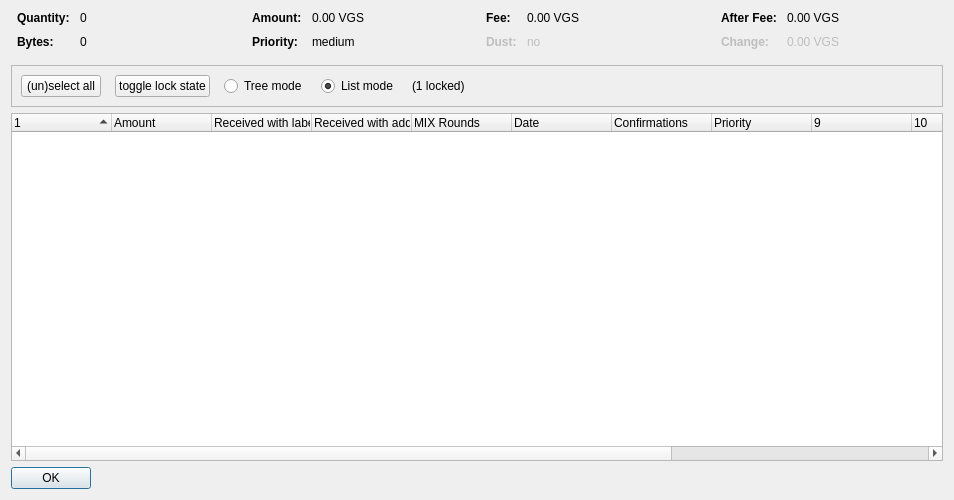
<?xml version="1.0" encoding="UTF-8"?>
<ui version="4.0">
 <class>CoinControlDialog</class>
 <widget class="QDialog" name="CoinControlDialog">
  <property name="geometry">
   <rect>
    <x>0</x>
    <y>0</y>
    <width>954</width>
    <height>500</height>
   </rect>
  </property>
  <property name="windowTitle">
   <string>Coin Selection</string>
  </property>
  <layout class="QVBoxLayout" name="verticalLayout">
   <item>
    <layout class="QHBoxLayout" name="horizontalLayoutTop" stretch="0,0,0,0">
     <property name="topMargin">
      <number>0</number>
     </property>
     <property name="bottomMargin">
      <number>10</number>
     </property>
     <item>
      <layout class="QFormLayout" name="formLayoutCoinControl1">
       <property name="horizontalSpacing">
        <number>10</number>
       </property>
       <property name="verticalSpacing">
        <number>10</number>
       </property>
       <property name="leftMargin">
        <number>6</number>
       </property>
       <property name="rightMargin">
        <number>6</number>
       </property>
       <item row="0" column="0">
        <widget class="QLabel" name="labelCoinControlQuantityText">
         <property name="font">
          <font>
           <weight>75</weight>
           <bold>true</bold>
          </font>
         </property>
         <property name="text">
          <string>Quantity:</string>
         </property>
        </widget>
       </item>
       <item row="0" column="1">
        <widget class="QLabel" name="labelCoinControlQuantity">
         <property name="cursor">
          <cursorShape>IBeamCursor</cursorShape>
         </property>
         <property name="contextMenuPolicy">
          <enum>Qt::ActionsContextMenu</enum>
         </property>
         <property name="text">
          <string notr="true">0</string>
         </property>
         <property name="textInteractionFlags">
          <set>Qt::LinksAccessibleByMouse|Qt::TextSelectableByKeyboard|Qt::TextSelectableByMouse</set>
         </property>
        </widget>
       </item>
       <item row="1" column="0">
        <widget class="QLabel" name="labelCoinControlBytesText">
         <property name="font">
          <font>
           <weight>75</weight>
           <bold>true</bold>
          </font>
         </property>
         <property name="text">
          <string>Bytes:</string>
         </property>
        </widget>
       </item>
       <item row="1" column="1">
        <widget class="QLabel" name="labelCoinControlBytes">
         <property name="cursor">
          <cursorShape>IBeamCursor</cursorShape>
         </property>
         <property name="contextMenuPolicy">
          <enum>Qt::ActionsContextMenu</enum>
         </property>
         <property name="text">
          <string notr="true">0</string>
         </property>
         <property name="textInteractionFlags">
          <set>Qt::LinksAccessibleByMouse|Qt::TextSelectableByKeyboard|Qt::TextSelectableByMouse</set>
         </property>
        </widget>
       </item>
      </layout>
     </item>
     <item>
      <layout class="QFormLayout" name="formLayoutCoinControl2">
       <property name="horizontalSpacing">
        <number>10</number>
       </property>
       <property name="verticalSpacing">
        <number>10</number>
       </property>
       <property name="leftMargin">
        <number>6</number>
       </property>
       <property name="rightMargin">
        <number>6</number>
       </property>
       <item row="0" column="0">
        <widget class="QLabel" name="labelCoinControlAmountText">
         <property name="font">
          <font>
           <weight>75</weight>
           <bold>true</bold>
          </font>
         </property>
         <property name="text">
          <string>Amount:</string>
         </property>
        </widget>
       </item>
       <item row="0" column="1">
        <widget class="QLabel" name="labelCoinControlAmount">
         <property name="cursor">
          <cursorShape>IBeamCursor</cursorShape>
         </property>
         <property name="contextMenuPolicy">
          <enum>Qt::ActionsContextMenu</enum>
         </property>
         <property name="text">
          <string notr="true">0.00 VGS</string>
         </property>
         <property name="textInteractionFlags">
          <set>Qt::LinksAccessibleByMouse|Qt::TextSelectableByKeyboard|Qt::TextSelectableByMouse</set>
         </property>
        </widget>
       </item>
       <item row="1" column="0">
        <widget class="QLabel" name="labelCoinControlPriorityText">
         <property name="font">
          <font>
           <weight>75</weight>
           <bold>true</bold>
          </font>
         </property>
         <property name="text">
          <string>Priority:</string>
         </property>
        </widget>
       </item>
       <item row="1" column="1">
        <widget class="QLabel" name="labelCoinControlPriority">
         <property name="cursor">
          <cursorShape>IBeamCursor</cursorShape>
         </property>
         <property name="contextMenuPolicy">
          <enum>Qt::ActionsContextMenu</enum>
         </property>
         <property name="text">
          <string>medium</string>
         </property>
         <property name="textInteractionFlags">
          <set>Qt::LinksAccessibleByMouse|Qt::TextSelectableByKeyboard|Qt::TextSelectableByMouse</set>
         </property>
        </widget>
       </item>
      </layout>
     </item>
     <item>
      <layout class="QFormLayout" name="formLayoutCoinControl3">
       <property name="horizontalSpacing">
        <number>10</number>
       </property>
       <property name="verticalSpacing">
        <number>10</number>
       </property>
       <property name="leftMargin">
        <number>6</number>
       </property>
       <property name="rightMargin">
        <number>6</number>
       </property>
       <item row="0" column="0">
        <widget class="QLabel" name="labelCoinControlFeeText">
         <property name="font">
          <font>
           <weight>75</weight>
           <bold>true</bold>
          </font>
         </property>
         <property name="text">
          <string>Fee:</string>
         </property>
        </widget>
       </item>
       <item row="0" column="1">
        <widget class="QLabel" name="labelCoinControlFee">
         <property name="cursor">
          <cursorShape>IBeamCursor</cursorShape>
         </property>
         <property name="contextMenuPolicy">
          <enum>Qt::ActionsContextMenu</enum>
         </property>
         <property name="text">
          <string notr="true">0.00 VGS</string>
         </property>
         <property name="textInteractionFlags">
          <set>Qt::LinksAccessibleByMouse|Qt::TextSelectableByKeyboard|Qt::TextSelectableByMouse</set>
         </property>
        </widget>
       </item>
       <item row="1" column="0">
        <widget class="QLabel" name="labelCoinControlLowOutputText">
         <property name="enabled">
          <bool>false</bool>
         </property>
         <property name="font">
          <font>
           <weight>75</weight>
           <bold>true</bold>
          </font>
         </property>
         <property name="text">
          <string>Dust:</string>
         </property>
        </widget>
       </item>
       <item row="1" column="1">
        <widget class="QLabel" name="labelCoinControlLowOutput">
         <property name="enabled">
          <bool>false</bool>
         </property>
         <property name="cursor">
          <cursorShape>IBeamCursor</cursorShape>
         </property>
         <property name="contextMenuPolicy">
          <enum>Qt::ActionsContextMenu</enum>
         </property>
         <property name="text">
          <string>no</string>
         </property>
         <property name="textInteractionFlags">
          <set>Qt::LinksAccessibleByMouse|Qt::TextSelectableByKeyboard|Qt::TextSelectableByMouse</set>
         </property>
        </widget>
       </item>
      </layout>
     </item>
     <item>
      <layout class="QFormLayout" name="formLayoutCoinControl4">
       <property name="horizontalSpacing">
        <number>10</number>
       </property>
       <property name="verticalSpacing">
        <number>10</number>
       </property>
       <property name="leftMargin">
        <number>6</number>
       </property>
       <property name="rightMargin">
        <number>6</number>
       </property>
       <item row="0" column="0">
        <widget class="QLabel" name="labelCoinControlAfterFeeText">
         <property name="font">
          <font>
           <weight>75</weight>
           <bold>true</bold>
          </font>
         </property>
         <property name="text">
          <string>After Fee:</string>
         </property>
        </widget>
       </item>
       <item row="0" column="1">
        <widget class="QLabel" name="labelCoinControlAfterFee">
         <property name="cursor">
          <cursorShape>IBeamCursor</cursorShape>
         </property>
         <property name="contextMenuPolicy">
          <enum>Qt::ActionsContextMenu</enum>
         </property>
         <property name="text">
          <string notr="true">0.00 VGS</string>
         </property>
         <property name="textInteractionFlags">
          <set>Qt::LinksAccessibleByMouse|Qt::TextSelectableByKeyboard|Qt::TextSelectableByMouse</set>
         </property>
        </widget>
       </item>
       <item row="1" column="0">
        <widget class="QLabel" name="labelCoinControlChangeText">
         <property name="enabled">
          <bool>false</bool>
         </property>
         <property name="font">
          <font>
           <weight>75</weight>
           <bold>true</bold>
          </font>
         </property>
         <property name="text">
          <string>Change:</string>
         </property>
        </widget>
       </item>
       <item row="1" column="1">
        <widget class="QLabel" name="labelCoinControlChange">
         <property name="enabled">
          <bool>false</bool>
         </property>
         <property name="cursor">
          <cursorShape>IBeamCursor</cursorShape>
         </property>
         <property name="contextMenuPolicy">
          <enum>Qt::ActionsContextMenu</enum>
         </property>
         <property name="text">
          <string notr="true">0.00 VGS</string>
         </property>
         <property name="textInteractionFlags">
          <set>Qt::LinksAccessibleByMouse|Qt::TextSelectableByKeyboard|Qt::TextSelectableByMouse</set>
         </property>
        </widget>
       </item>
      </layout>
     </item>
    </layout>
   </item>
   <item>
    <widget class="QFrame" name="frame">
     <property name="minimumSize">
      <size>
       <width>0</width>
       <height>40</height>
      </size>
     </property>
     <property name="frameShape">
      <enum>QFrame::StyledPanel</enum>
     </property>
     <property name="frameShadow">
      <enum>QFrame::Sunken</enum>
     </property>
     <layout class="QHBoxLayout" name="horizontalLayout">
      <item>
       <layout class="QHBoxLayout" name="horizontalLayoutPanel" stretch="0,0,0,0,0,0">
        <property name="spacing">
         <number>14</number>
        </property>
        <item>
         <widget class="QPushButton" name="pushButtonSelectAll">
          <property name="sizePolicy">
           <sizepolicy hsizetype="Maximum" vsizetype="Fixed">
            <horstretch>0</horstretch>
            <verstretch>0</verstretch>
           </sizepolicy>
          </property>
          <property name="text">
           <string>(un)select all</string>
          </property>
          <property name="autoDefault">
           <bool>false</bool>
          </property>
         </widget>
        </item>
        <item>
         <widget class="QPushButton" name="pushButtonToggleLock">
          <property name="sizePolicy">
           <sizepolicy hsizetype="Maximum" vsizetype="Fixed">
            <horstretch>0</horstretch>
            <verstretch>0</verstretch>
           </sizepolicy>
          </property>
          <property name="text">
           <string>toggle lock state</string>
          </property>
          <property name="autoDefault">
           <bool>false</bool>
          </property>
         </widget>
        </item>
        <item>
         <widget class="QRadioButton" name="radioTreeMode">
          <property name="sizePolicy">
           <sizepolicy hsizetype="Maximum" vsizetype="Fixed">
            <horstretch>0</horstretch>
            <verstretch>0</verstretch>
           </sizepolicy>
          </property>
          <property name="text">
           <string>Tree mode</string>
          </property>
         </widget>
        </item>
        <item>
         <widget class="QRadioButton" name="radioListMode">
          <property name="sizePolicy">
           <sizepolicy hsizetype="Maximum" vsizetype="Fixed">
            <horstretch>0</horstretch>
            <verstretch>0</verstretch>
           </sizepolicy>
          </property>
          <property name="text">
           <string>List mode</string>
          </property>
          <property name="checked">
           <bool>true</bool>
          </property>
         </widget>
        </item>
        <item>
         <widget class="QLabel" name="labelLocked">
          <property name="text">
           <string>(1 locked)</string>
          </property>
         </widget>
        </item>
        <item>
         <spacer name="horizontalSpacer">
          <property name="orientation">
           <enum>Qt::Horizontal</enum>
          </property>
          <property name="sizeHint" stdset="0">
           <size>
            <width>40</width>
            <height>20</height>
           </size>
          </property>
         </spacer>
        </item>
       </layout>
      </item>
     </layout>
    </widget>
   </item>
   <item>
    <widget class="CoinControlTreeWidget" name="treeWidget">
     <property name="contextMenuPolicy">
      <enum>Qt::CustomContextMenu</enum>
     </property>
     <property name="sortingEnabled">
      <bool>false</bool>
     </property>
     <property name="columnCount">
      <number>13</number>
     </property>
     <attribute name="headerShowSortIndicator" stdset="0">
      <bool>true</bool>
     </attribute>
     <attribute name="headerStretchLastSection">
      <bool>false</bool>
     </attribute>
     <column>
      <property name="text">
       <string/>
      </property>
     </column>
     <column>
      <property name="text">
       <string>Amount</string>
      </property>
     </column>
     <column>
      <property name="text">
       <string>Received with label</string>
      </property>
     </column>
     <column>
      <property name="text">
       <string>Received with address</string>
      </property>
     </column>
     <column>
      <property name="text">
       <string>MIX Rounds</string>
      </property>
     </column>
     <column>
      <property name="text">
       <string>Date</string>
      </property>
     </column>
     <column>
      <property name="text">
       <string>Confirmations</string>
      </property>
      <property name="toolTip">
       <string>Confirmed</string>
      </property>
     </column>
     <column>
      <property name="text">
       <string>Priority</string>
      </property>
     </column>
     <column>
      <property name="text">
       <string/>
      </property>
     </column>
     <column>
      <property name="text">
       <string/>
      </property>
     </column>
     <column>
      <property name="text">
       <string/>
      </property>
     </column>
     <column>
      <property name="text">
       <string/>
      </property>
     </column>
     <column>
      <property name="text">
       <string/>
      </property>
     </column>
    </widget>
   </item>
   <item>
    <widget class="QDialogButtonBox" name="buttonBox">
     <property name="sizePolicy">
      <sizepolicy hsizetype="Maximum" vsizetype="Fixed">
       <horstretch>0</horstretch>
       <verstretch>0</verstretch>
      </sizepolicy>
     </property>
     <property name="orientation">
      <enum>Qt::Horizontal</enum>
     </property>
     <property name="standardButtons">
      <set>QDialogButtonBox::Ok</set>
     </property>
    </widget>
   </item>
  </layout>
 </widget>
 <customwidgets>
  <customwidget>
   <class>CoinControlTreeWidget</class>
   <extends>QTreeWidget</extends>
   <header>coincontroltreewidget.h</header>
  </customwidget>
 </customwidgets>
 <resources/>
 <connections/>
</ui>
